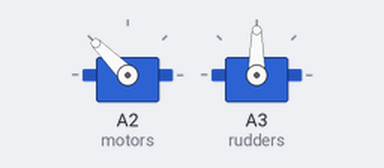
A sketch run on a simulated Arduino Uno, built with avr-gcc and run on an emulated ATmega328P. On the bench: 2 × servo.

Above: at 5.05 s.
At 10.0 s:
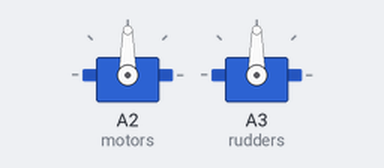
Timing chart, 0 to 11.5 s (numbered marks = the images above):
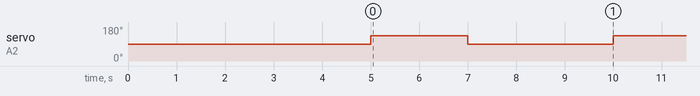

The sketch:

test_motors.ino
```cpp
#include <Servo.h>

Servo motors;
Servo rudders;

void setup(){
  //A2 motors
  //A3 rudders
  motors.attach(A2);
  motors.write(90);

  rudders.attach(A3);
  rudders.write(90);

  delay(5000);
}

void loop(){
  //full left/ forward
  motors.write(135); //150 ==-30 degrees, 120==-15
  delay(2000);
  //center /stop
  motors.write(90);
  delay(3000);
  //full right / backward
 /* motors.write(135); //30 ==30degrees, 60==15
  delay(2000);
  //center /stop
  motors.write(90);
  delay(1000);*/
}
```

Measured:
- by itself, servo on A2 (motors): alternates 135° for 2.0 s and 90° for 3.0 s
